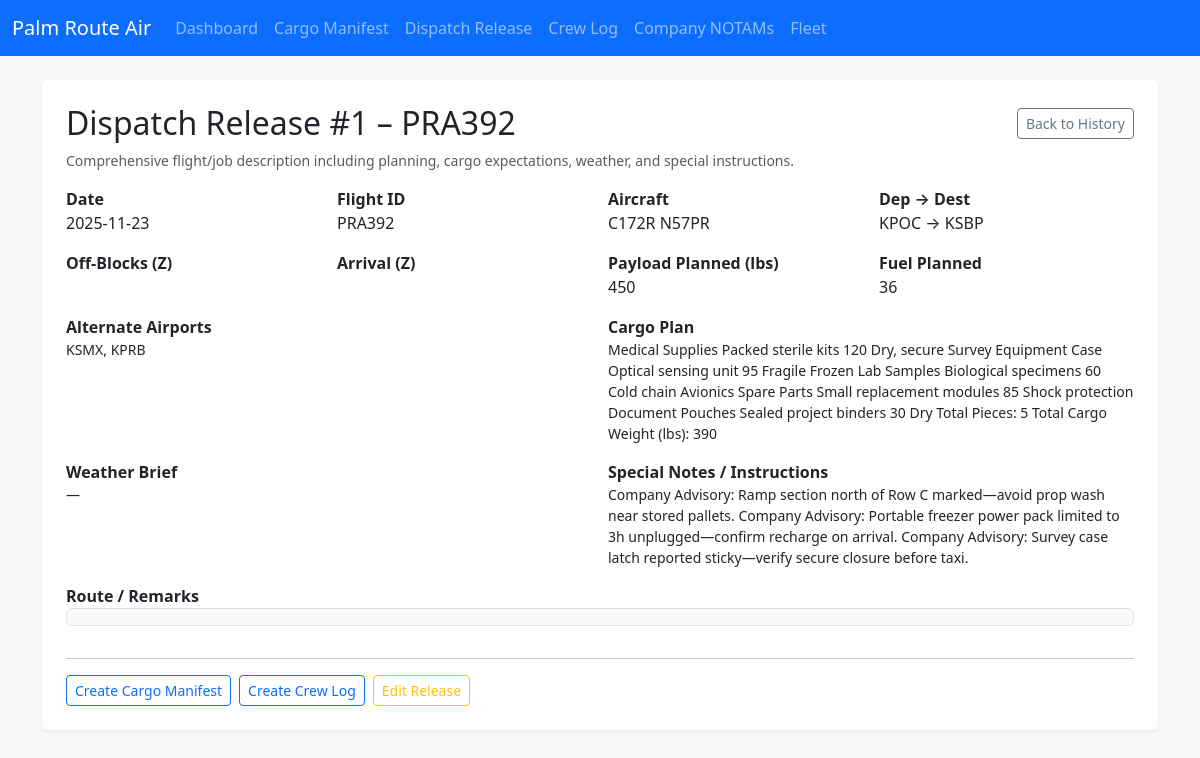
The page /dispatch/1 on the database as committed earlier.
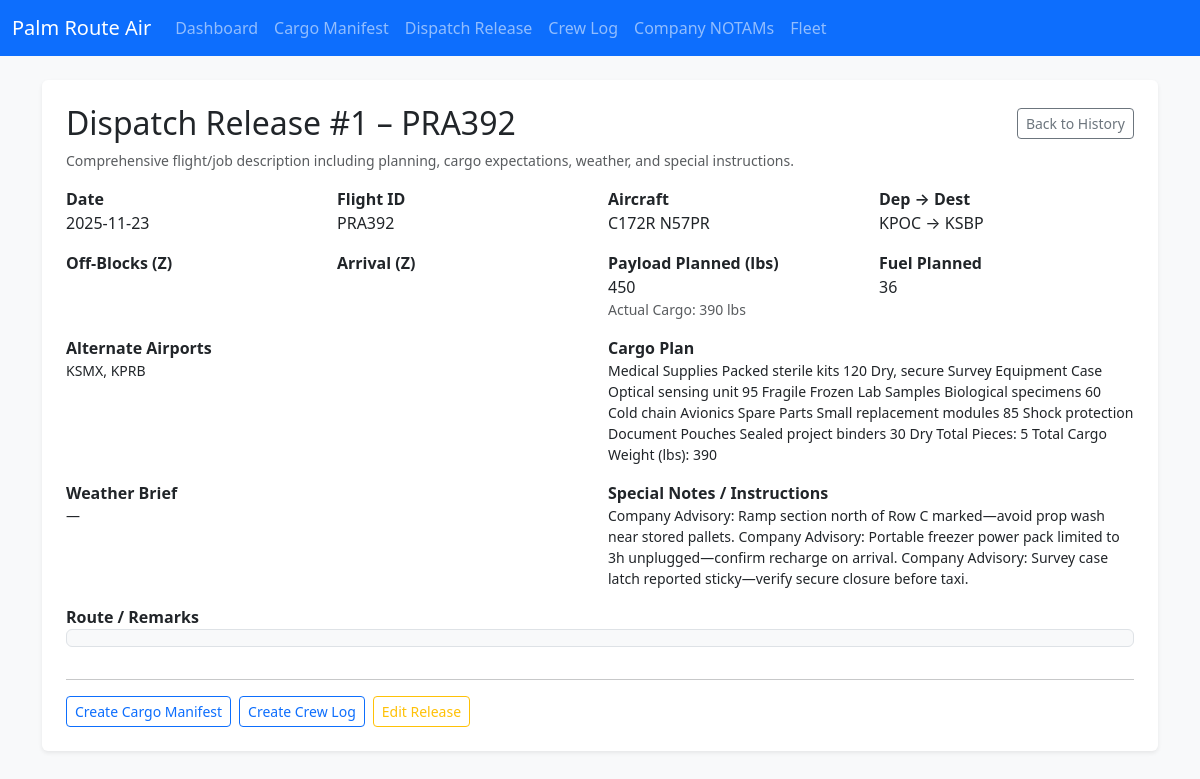
The same page on the database as committed later.
### app.py (models this page shows)
class DispatchRelease(db.Model):
    id = db.Column(db.Integer, primary_key=True)
    date = db.Column(db.String(20))
    flight_id = db.Column(db.String(20))
    aircraft = db.Column(db.String(50))
    departure = db.Column(db.String(10))
    destination = db.Column(db.String(10))
    offblocks = db.Column(db.String(10))
    arrival = db.Column(db.String(10))
    route = db.Column(db.Text)
    payload_planned = db.Column(db.String(20))  # Planned payload weight (lbs)
    fuel_planned = db.Column(db.String(20))     # Planned fuel (gal or lbs)
    cargo_plan = db.Column(db.Text)             # Summary of intended cargo items
    alt_airports = db.Column(db.Text)           # Alternate airports list
    weather_brief = db.Column(db.Text)          # Weather summary / risks
    special_notes = db.Column(db.Text)          # Special instructions / hazards
    actual_cargo_weight = db.Column(db.String(20))  # Aggregated from linked manifests
    cargo_manifests = db.relationship('CargoManifest', backref='dispatch_release', lazy='dynamic')

### app.py (the view)
@app.route('/dispatch/<int:id>')
def dispatch_detail(id):
    d = DispatchRelease.query.get_or_404(id)
    return render_template('dispatch_detail.html', d=d)

### templates/dispatch_detail.html (shortened to what this page needs)
{% extends 'base.html' %}
{% block content %}
<div class="p-4 bg-white rounded shadow-sm">
  <div class="d-flex justify-content-between align-items-center mb-2">
    <h2 class="mb-0">Dispatch Release #{{ d.id }} – {{ d.flight_id }}</h2>
    <a href="{{ url_for('dispatch_history') }}" class="btn btn-outline-secondary btn-sm">Back to History</a>
  </div>
  <p class="text-muted small mb-3">Comprehensive flight/job description including planning, cargo expectations, weather, and special instructions.</p>
  <div class="row g-3">
    <div class="col-md-3">
      <div class="fw-semibold">Date</div>
      <div>{{ d.date }}</div>
    </div>
    <div class="col-md-3">
      <div class="fw-semibold">Flight ID</div>
      <div>{{ d.flight_id }}</div>
    </div>
    <div class="col-md-3">
      <div class="fw-semibold">Aircraft</div>
      <div>{{ d.aircraft }}</div>
    </div>
    <div class="col-md-3">
      <div class="fw-semibold">Dep → Dest</div>
      <div>{{ d.departure }} → {{ d.destination }}</div>
    </div>
    <div class="col-md-3">
      <div class="fw-semibold">Off-Blocks (Z)</div>
    </div>
    <div class="col-md-3">
      <div class="fw-semibold">Arrival (Z)</div>
    </div>
    <div class="col-md-3">
      <div class="fw-semibold">Payload Planned (lbs)</div>
      <div>{{ d.payload_planned or '—' }}</div>
      {% if d.actual_cargo_weight %}<div class="small text-muted">Actual Cargo: {{ d.actual_cargo_weight }} lbs</div>{% endif %}
    </div>
    <div class="col-md-3">
      <div class="fw-semibold">Fuel Planned</div>
      <div>{{ d.fuel_planned or '—' }}</div>
    </div>
    <div class="col-md-6">
      <div class="fw-semibold">Alternate Airports</div>
      <div class="small">{{ d.alt_airports or '—' }}</div>
    </div>
    <div class="col-md-6">
      <div class="fw-semibold">Cargo Plan</div>
      <div class="small">{{ d.cargo_plan or '—' }}</div>
    </div>
    <div class="col-md-6">
      <div class="fw-semibold">Weather Brief</div>
      <div class="small">{{ d.weather_brief or '—' }}</div>
    </div>
    <div class="col-md-6">
      <div class="fw-semibold">Special Notes / Instructions</div>
      <div class="small">{{ d.special_notes or '—' }}</div>
    </div>
    <div class="col-12">
      <div class="fw-semibold">Route / Remarks</div>
      <pre class="small bg-light p-2 border rounded" style="white-space:pre-wrap">{{ d.route }}</pre>
    </div>
  </div>
  <hr>
  <div class="d-flex gap-2 flex-wrap">
    <a class="btn btn-outline-primary btn-sm" href="{{ url_for('cargo', date=d.date, flight_id=d.flight_id, aircraft=d.aircraft, departure=d.departure, arrival=d.destination, dispatch_release_id=d.id) }}">Create Cargo Manifest</a>
    <a class="btn btn-outline-primary btn-sm" href="{{ url_for('crew', date=d.date, flight_id=d.flight_id, origin=d.departure, destination=d.destination, aircraft=d.aircraft, dispatch_release_id=d.id) }}">Create Crew Log</a>
    <a class="btn btn-outline-warning btn-sm" href="{{ url_for('dispatch_edit', id=d.id) }}">Edit Release</a>
  </div>
</div>
{% endblock %}

Rows that differ between the two databases and show on the page:
changed DispatchRelease "PRA392": actual_cargo_weight (not shown) → "390"
Other text that changed with them:
text now shown: "Actual Cargo: lbs"
